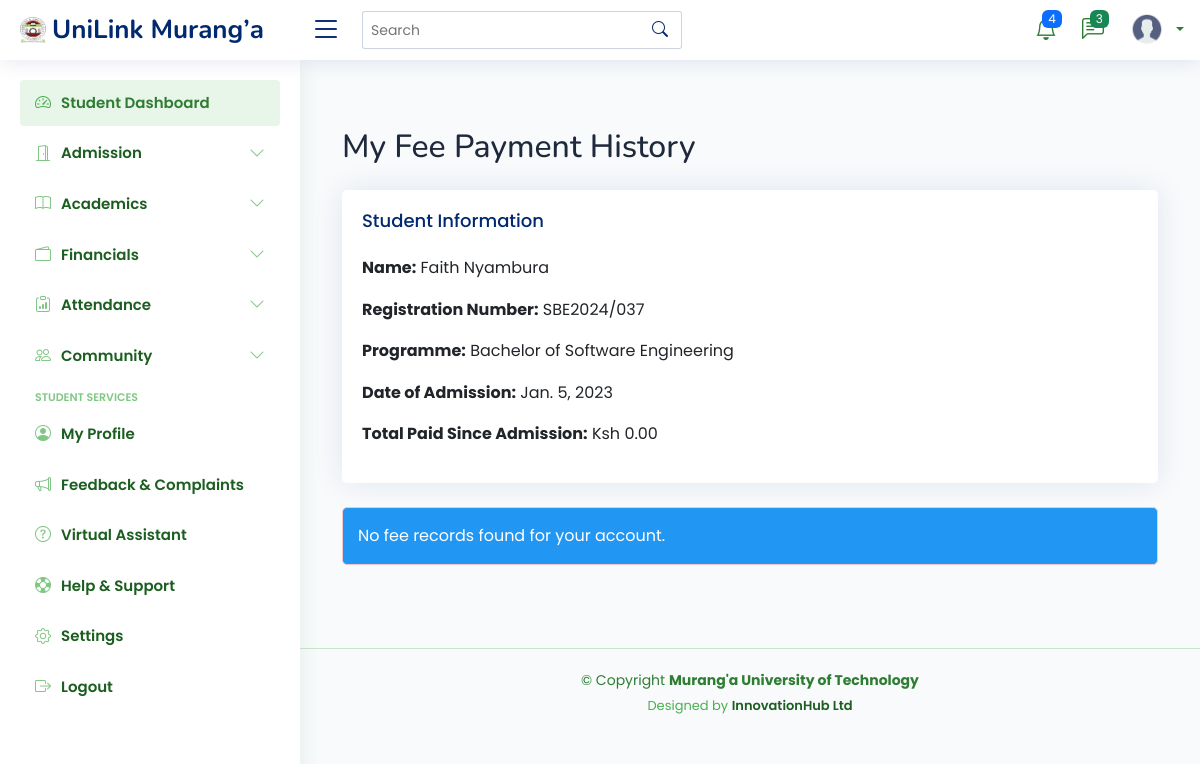
/fee-history/ (signed in), run on an earlier commit of the app's database.
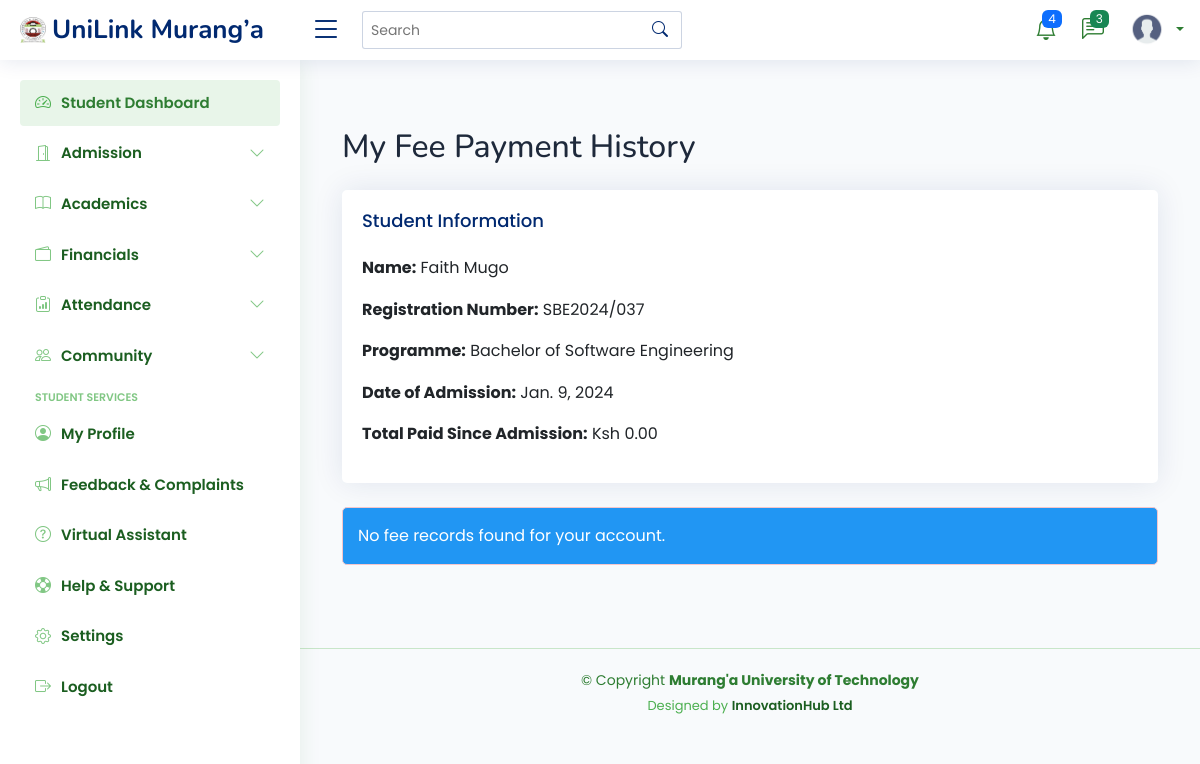
And on a later commit of the database.
### students_portal/models.py (models this page shows, shortened)
class Student(models.Model):
    registration_number = models.CharField(max_length=20, unique=True)
    first_name = models.CharField(max_length=100)
    last_name = models.CharField(max_length=100)
    middle_name = models.CharField(max_length=100, blank=True, null=True)
    id_number = models.CharField(max_length=20, blank=True, null=True)
    profile_picture = models.ImageField(upload_to='lecturer_profiles/', blank=True, null=True)
    programme = models.ForeignKey(Programme, on_delete=models.CASCADE, related_name='students')
    current_year = models.IntegerField()
    current_semester = models.IntegerField()
    date_of_admission = models.DateField()
    expected_graduation_date = models.DateField(blank=True, null=True)
    date_of_birth = models.DateField(blank=True, null=True)
    gender = models.CharField(max_length=10, choices=[
        ('M', 'Male'),
        ('F', 'Female'),
        ('O', 'Other')
    ], blank=True, null=True)
    email = models.EmailField(blank=True, null=True)
    phone_number = models.CharField(max_length=15, blank=True, null=True)
    religion = models.CharField(max_length=50, blank=True, null=True)
    county = models.CharField(max_length=50, blank=True, null=True)
    town = models.CharField(max_length=50, blank=True, null=True)
    postal_address = models.CharField(max_length=100, blank=True, null=True)
    postal_code = models.CharField(max_length=10, blank=True, null=True)
    parent_name = models.CharField(max_length=100, blank=True, null=True)
    parent_phone = models.CharField(max_length=15, blank=True, null=True)
    emergency_contact_name = models.CharField(max_length=100, blank=True, null=True)
    emergency_contact_relationship = models.CharField(max_length=50, blank=True, null=True)
    emergency_contact_phone = models.CharField(max_length=15, blank=True, null=True)
    is_active = models.BooleanField(default=True)
    status = models.CharField(max_length=20, choices=[
        ('active', 'Active'),
        ('inactive', 'Inactive'),
        ('graduated', 'Graduated'),
        ('deferred', 'Deferred'),
        ('suspended', 'Suspended'),
        ('transferred', 'Transferred'),
        ('withdrawn', 'Withdrawn')
    ], default='active')
    entry_mode = models.CharField(max_length=20, choices=[
        ('government_sponsored', 'Government-Sponsored'),
        ('self_sponsored', 'Self-Sponsored'),
        ('parallel', 'Parallel'),
        ('exchange', 'Exchange'),
        ('transfer', 'Transfer')
    ], default='government_sponsored')
    scholarship_info = models.TextField(blank=True, null=True)
    created_at = models.DateTimeField(auto_now_add=True)
    updated_at = models.DateTimeField(auto_now=True)
    def get_full_name(self):
        if self.middle_name:
            return f"{self.first_name} {self.middle_name} {self.last_name}"
        return f"{self.first_name} {self.last_name}"

class Programme(models.Model):
    name = models.CharField(max_length=200)
    code = models.CharField(max_length=20, unique=True)
    department = models.ForeignKey(Department, on_delete=models.CASCADE, related_name='programmes')
    duration_years = models.IntegerField()
    semesters_per_year = models.IntegerField(default=2)
    description = models.TextField(blank=True, null=True)

### students_portal/views.py (the view, shortened to what this page needs)
# urls.py: path('fee-history/', views.student_fee_history, name='student_fee_history'),
@login_required
def student_fee_history(request):
    try:
        student = Student.objects.get(registration_number=request.user.username)
    except ObjectDoesNotExist:
        return render(request, 'students/access_denied.html', {
            'message': 'No student record found matching your login credentials.'
        })
    fee_records = StudentFee.objects.filter(student=student).select_related(
        'fee_structure__academic_year',
        'fee_structure__programme',
        'fee_structure'
    ).order_by(
        'fee_structure__academic_year__start_date',
        'fee_structure__semester'
    )
    payment_history = {}
    total_paid = 0
    context = {
        'student': student,
        'payment_history': payment_history,
        'total_paid': total_paid,
        'semesters_per_year': student.programme.semesters_per_year,
    }
    return render(request, 'students/fee_history.html', context)

### templates/students/fee_history.html
{% extends 'base/base.html' %}
{% block content %}
<div class="container py-5">
    <h2 class="mb-4">My Fee Payment History</h2>
    <div class="card mb-4">
        <div class="card-body">
            <h5 class="card-title">Student Information</h5>
            <p><strong>Name:</strong> {{ student.get_full_name }}</p>
            <p><strong>Registration Number:</strong> {{ student.registration_number }}</p>
            <p><strong>Programme:</strong> {{ student.programme.name }}</p>
            <p><strong>Date of Admission:</strong> {{ student.date_of_admission }}</p>
            <p><strong>Total Paid Since Admission:</strong> Ksh {{ total_paid|floatformat:2 }}</p>
        </div>
    </div>
    {% for academic_year, year_data in payment_history.items %}
    <div class="card mb-4">
        <div class="card-header bg-primary text-white">
            <h5>{{ academic_year.name }} (Total Paid: Ksh {{ year_data.total_paid|floatformat:2 }})</h5>
        </div>
        <div class="card-body">
            {% for semester, semester_data in year_data.semesters.items %}
            <div class="mb-4 p-3 border rounded {% if semester_data.is_complete %}border-success{% else %}border-warning{% endif %}">
                <h6>Semester {{ semester.number }} - {{ semester.name }}</h6>
                <div class="row mb-2">
                    <div class="col-md-6">
                        <p><strong>Expected Amount:</strong> Ksh {{ semester_data.expected_amount|floatformat:2 }}</p>
                        <p><strong>Amount Paid:</strong> Ksh {{ semester_data.paid_amount|floatformat:2 }}</p>
                        <p><strong>Balance:</strong> Ksh {{ semester_data.balance|floatformat:2 }}</p>
                        <p class="{% if semester_data.is_complete %}text-success{% else %}text-danger{% endif %}">
                            <strong>Status:</strong>
                            {% if semester_data.is_complete %}Fully Paid{% else %}Pending Balance{% endif %}
                        </p>
                    </div>
                </div>
                {% if semester_data.payments %}
                <h6>Payment Details:</h6>
                <div class="table-responsive">
                    <table class="table table-bordered table-hover">
                        <thead class="thead-light">
                            <tr>
                                <th>Date</th>
                                <th>Receipt No.</th>
                                <th>Amount</th>
                                <th>Payment Method</th>
                            </tr>
                        </thead>
                        <tbody>
                            {% for payment in semester_data.payments %}
                            <tr>
                                <td>{{ payment.payment_date }}</td>
                                <td>{{ payment.receipt_number }}</td>
                                <td>Ksh {{ payment.amount|floatformat:2 }}</td>
                                <td>{{ payment.payment_method }}</td>
                            </tr>
                            {% endfor %}
                        </tbody>
                    </table>
                </div>
                {% else %}
                <p class="text-muted">No payments recorded for this semester.</p>
                {% endif %}
            </div>
            {% endfor %}
        </div>
    </div>
    {% empty %}
    <div class="alert alert-info">
        No fee records found for your account.
    </div>
    {% endfor %}
</div>
{% endblock %}

What changed in the data, as far as the page shows it:
changed Student "SBE2024/037": get_full_name "Faith Nyambura" → "Faith Mugo"; date_of_admission "Jan. 5, 2023" → "Jan. 9, 2024"
